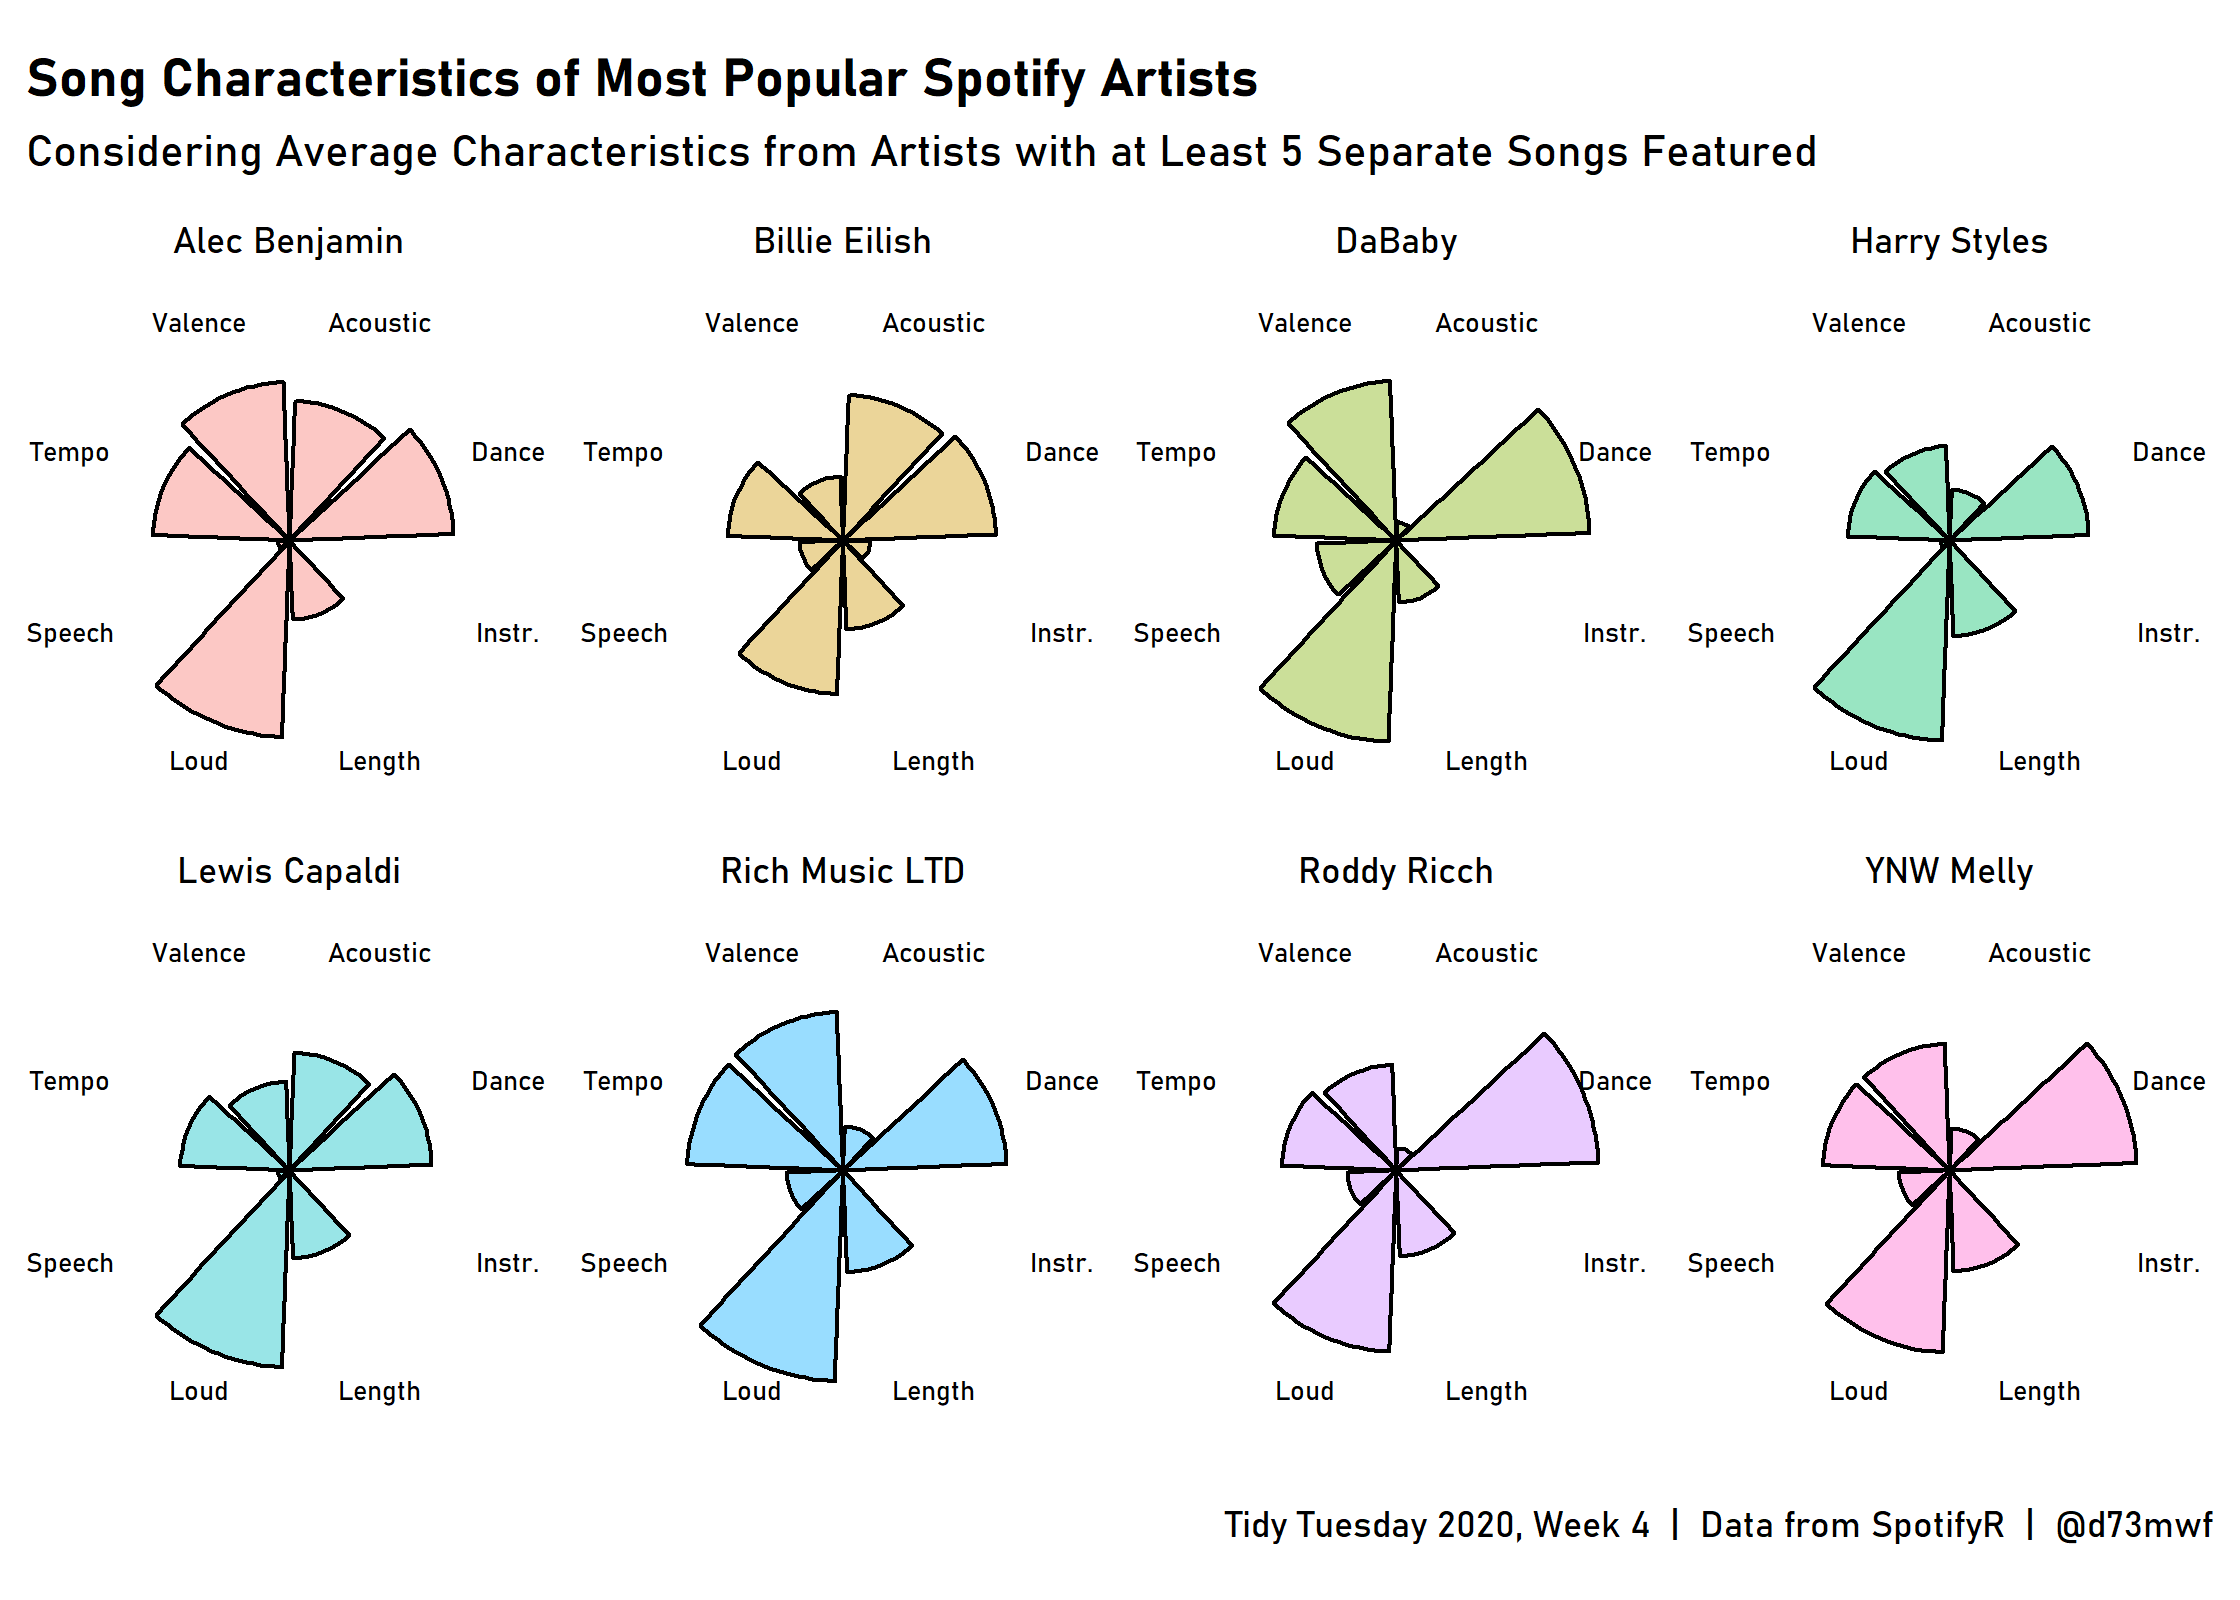

Here is the R script that generated this plot:
library(tidyverse); library(extrafont); library(ggthemes); library(scales)

spotify_songs <- readr::read_csv('https://raw.githubusercontent.com/rfordatascience/tidytuesday/master/data/2020/2020-01-21/spotify_songs.csv')

top_artists <- spotify_songs %>% 
  distinct(track_id, .keep_all = TRUE) %>% 
  group_by(track_artist) %>%
  summarise(n_songs = length(unique(track_name)), mean_pop = mean(track_popularity),
            dance = mean(danceability), tempo = mean(tempo), loud = mean(loudness),
            length = mean(duration_ms), speech = mean(speechiness), acoustic = mean(acousticness),
            valence = mean(valence), instr. = mean(instrumentalness)) %>% 
  mutate(dance =  rescale(dance), tempo = rescale(tempo), loud = rescale(loud),
         length = rescale(length), speech = rescale(speech), acoustic = rescale(acoustic),
         valence = rescale(valence), instr. = rescale(instr.)) %>%
  filter(n_songs >= 5 & mean_pop > 0) %>% 
  top_n(wt = mean_pop, n = 8) %>% 
  arrange(desc(mean_pop)) %>% 
  gather(key = parameter, value = value, -track_artist) %>%
  filter(!grepl(pattern = '_', x = parameter)) %>% 
  mutate(parameter = str_to_title(parameter))

song_plot <- ggplot(data = top_artists, mapping = aes(x = parameter, y = value, fill = track_artist))+
  geom_col(col = 'black', alpha = 0.4)+
  coord_polar()+
  facet_wrap(facets = ~ track_artist, ncol = 4)+
  ggthemes::theme_base(base_size = 10, base_family = 'Bahnschrift')+
  theme(axis.line = element_blank(), line = element_blank(), rect = element_blank(), 
        axis.title = element_blank(), axis.ticks = element_blank(), axis.text = element_text(size = 6),
        legend.position = 'none')+
  scale_y_continuous(breaks = NULL)+
  labs(title = 'Song Characteristics of Most Popular Spotify Artists',
       subtitle = 'Considering Average Characteristics from Artists with at Least 5 Separate Songs Featured',
       caption = 'Tidy Tuesday 2020, Week 4  |  Data from SpotifyR  |  @d73mwf')

ggsave(filename = 'week4.png', plot = song_plot, device = 'png', width = 7, height = 5, units = , dpi = 'retina')
